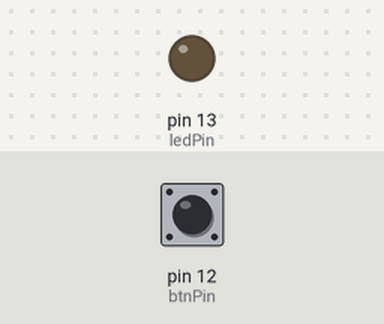
The sketch below on a simulated Arduino Uno, built with avr-gcc and run on an emulated ATmega328P. Parts: output pins drawn as LEDs (lit = HIGH). Dashed ring = blinking. Inputs (shaded band) come from the test bench; at power-on: pin 12 (btnPin) LOW.

Above: at 1.2 s.
1.3 s: pin 12 (btnPin) pulled HIGH for 1 s
At 1.55 s:
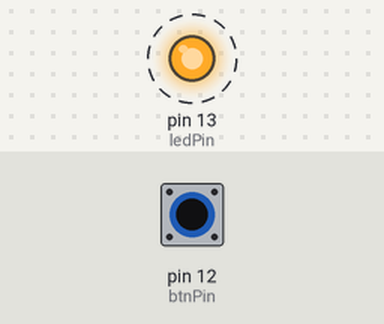
4.3 s: pin 12 (btnPin) pulled HIGH for 3.2 s
At 8.6 s:
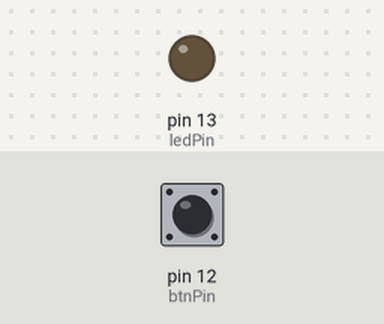
Timing chart, 0 to 10.1 s (numbered marks = the images above; inputs shaded):
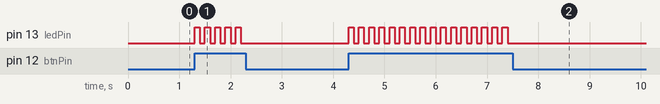

The sketch:

Blinking_LED.ino
```cpp
int ledPin = 13;
int btnPin = 12;
bool ledOn = false;

void setup() {
  pinMode(ledPin, OUTPUT);
  pinMode(btnPin, INPUT);
}

void loop() {
  if (digitalRead(btnPin)==HIGH)
  {
    if (ledOn)
    {
      digitalWrite(ledPin, LOW);
      ledOn = false;
      //Delay is added to help unsticking the button.
      delay(100);
    }
    else
    {
      digitalWrite(ledPin, HIGH);
      ledOn = true;
      //Delay is added to help unsticking the button.
      delay(100);
    }
  }
}
```

Measured:
- after the input at 1.3 s, pin 13 (ledPin): alternates HIGH for 0.10 s and LOW for 0.10 s, 10 changes in all, then stays LOW, starting at once
- after the input at 4.3 s, pin 13 (ledPin): alternates HIGH for 0.10 s and LOW for 0.10 s, 32 changes in all, then stays LOW, starting at once
